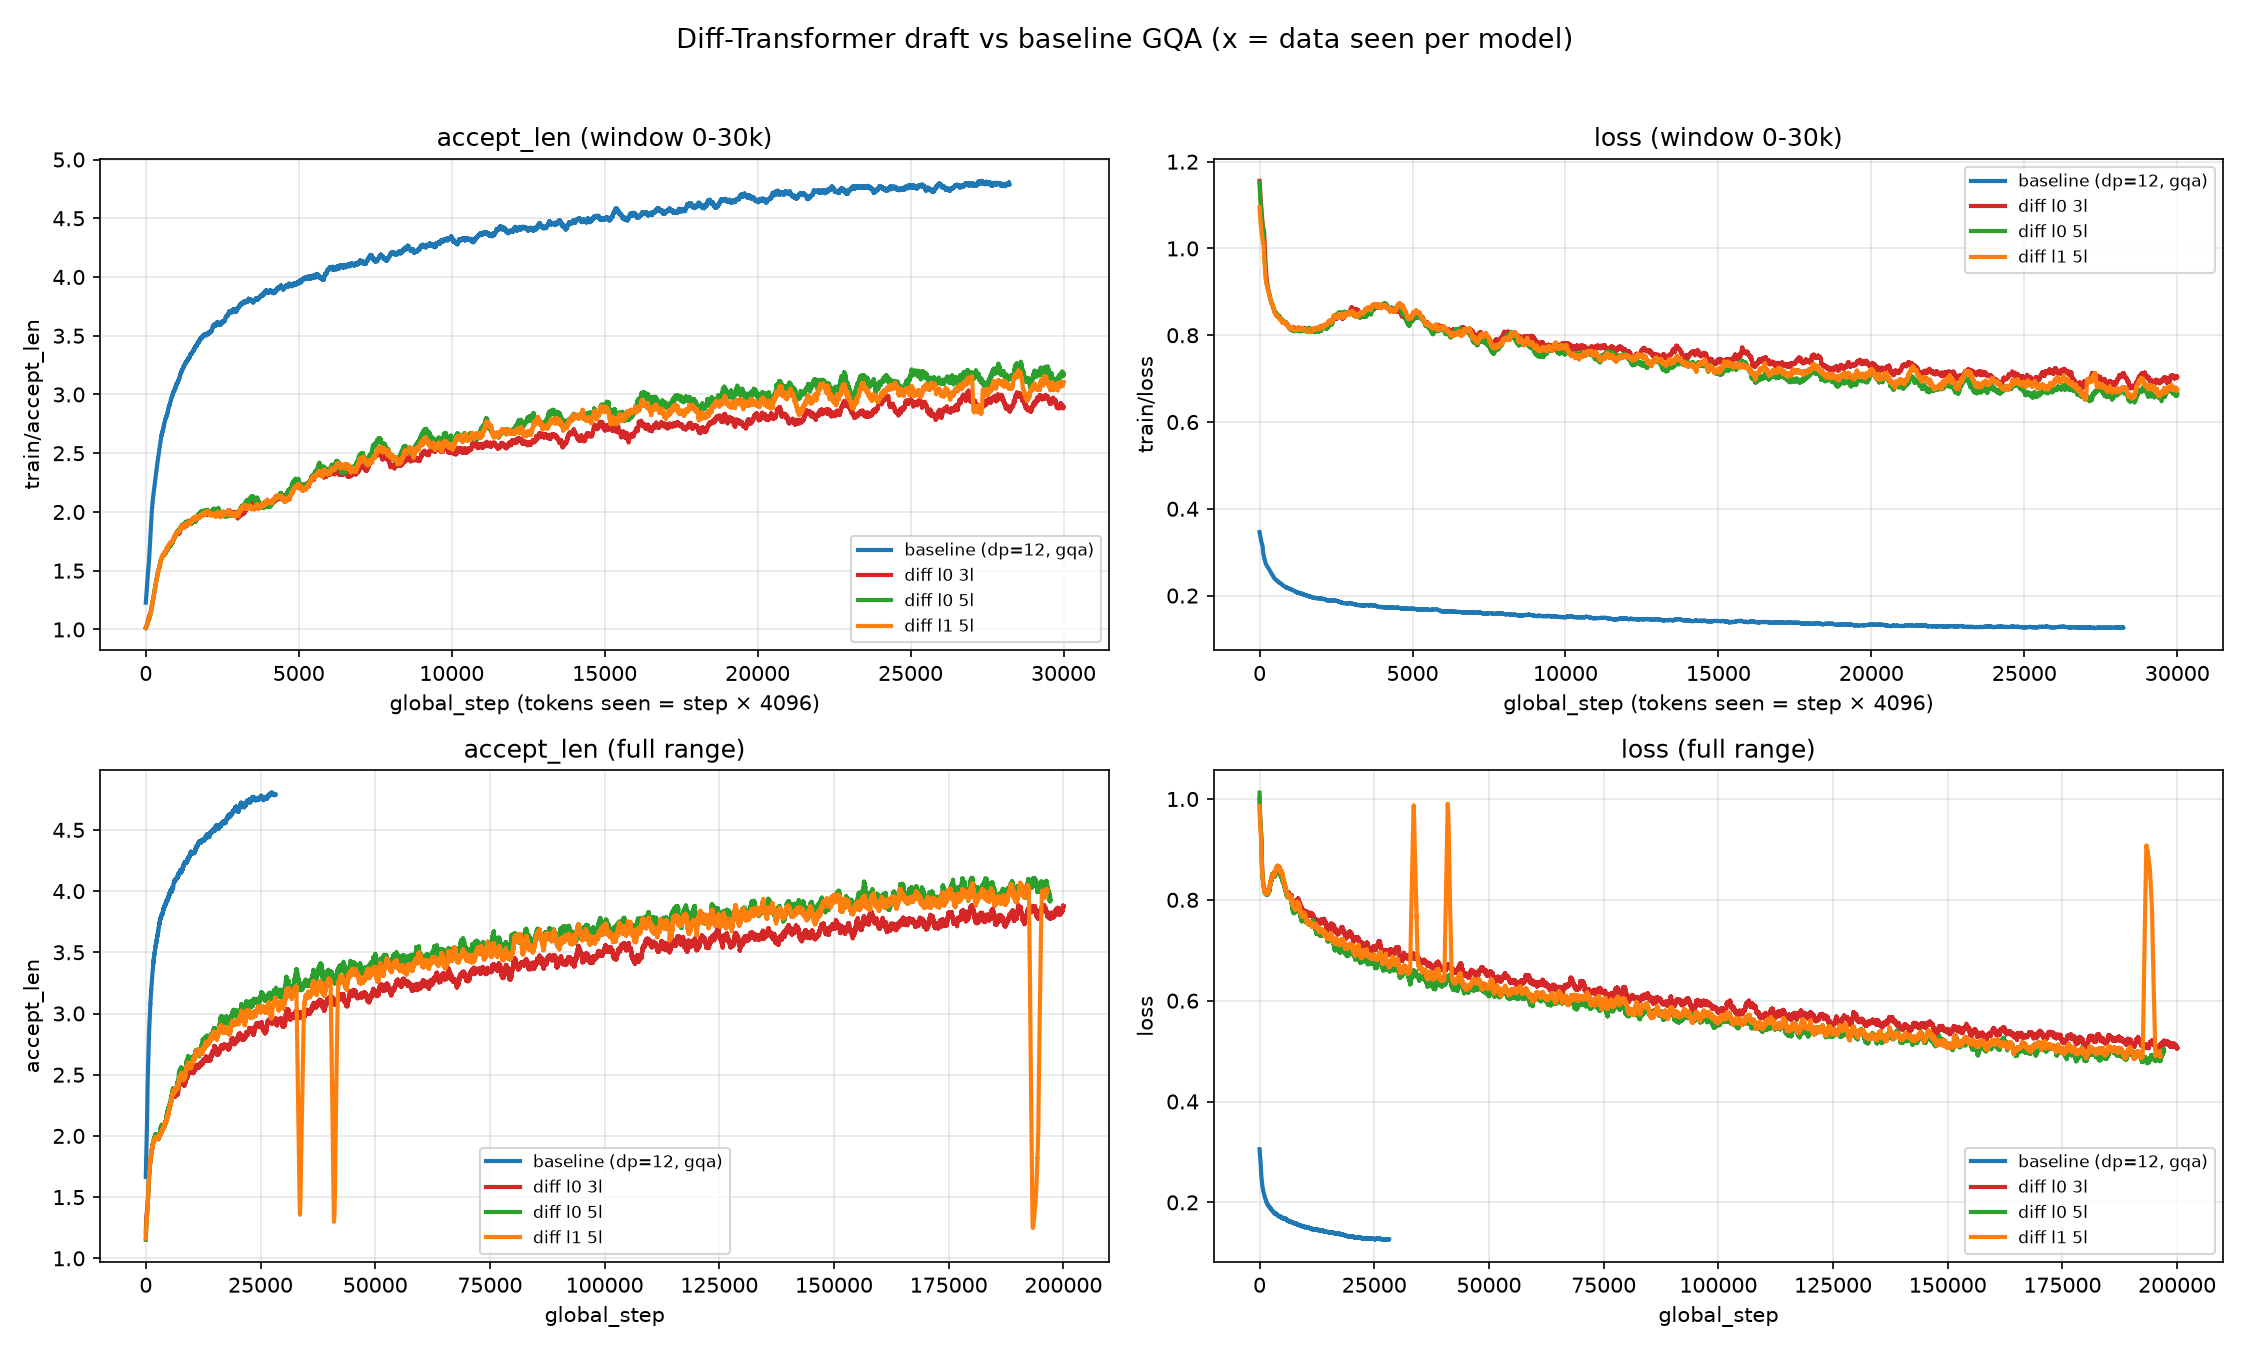

Recreate this plot in Python.
#!/usr/bin/env python3
"""diff-transformer 训练 vs baseline: accept_len / loss 对比。

横轴 = global_step(每模型 4096 token/步, 即"看过的数据量")。
注意: baseline 是 dp=12(每步梯度来自 12×4096 多样数据, 有效 batch 更大),
diff 是单卡 dp=1。同一 global_step 下 baseline 的梯度质量更好。
"""
import matplotlib
matplotlib.use("Agg")
import matplotlib.pyplot as plt
import pandas as pd
from pathlib import Path

BASE = "/home/y50063564/processed_data/archive_dspark_20260904/eval/baseline_qwen3_4b_70w/train_metrics.csv"
RUNS = {
    "baseline (dp=12, gqa)": BASE,
    "diff l0 3l": "/home/y50063564/processed_data/archive_dspark_20260904/eval/diff_l0_3l_metrics/train_metrics.csv",
    "diff l0 5l": "/home/y50063564/processed_data/archive_dspark_20260904/eval/diff_l0_5l_metrics/train_metrics.csv",
    "diff l1 5l": "/home/y50063564/processed_data/archive_dspark_20260904/eval/diff_l1_5l_metrics/train_metrics.csv",
}
COLORS = {"baseline": "#1f77b4", "l0_3l": "#d62728", "l0_5l": "#2ca02c", "l1_5l": "#ff7f0e"}


def smooth(s, w=201):
    return s.rolling(w, center=True, min_periods=1).mean()


def main():
    data = {}
    for name, path in RUNS.items():
        df = pd.read_csv(path)
        data[name] = df
        print(f"{name:22s}: {len(df)} 步, accept_len 末值={df['train/accept_len'].iloc[-1]:.3f}, "
              f"loss 末值={df['train/loss'].iloc[-1]:.3f}")

    fig, axes = plt.subplots(2, 2, figsize=(15, 9))
    # (1) accept_len vs global_step, 0-30k (baseline 有数据的公平窗口)
    ax = axes[0, 0]
    for name, df in data.items():
        c = COLORS[list(COLORS.keys())[0]] if "baseline" in name else COLORS[{"diff l0 3l":"l0_3l","diff l0 5l":"l0_5l","diff l1 5l":"l1_5l"}[name]]
        sub = df[df["global_step"] <= 30000]
        ax.plot(sub["global_step"], smooth(sub["train/accept_len"]), lw=2, label=name, color=c)
    ax.set_xlabel("global_step (tokens seen = step × 4096)")
    ax.set_ylabel("train/accept_len"); ax.set_title("accept_len (window 0-30k)")
    ax.legend(fontsize=8); ax.grid(alpha=0.3)

    # (2) loss vs global_step, 0-30k
    ax = axes[0, 1]
    for name, df in data.items():
        c = COLORS[list(COLORS.keys())[0]] if "baseline" in name else COLORS[{"diff l0 3l":"l0_3l","diff l0 5l":"l0_5l","diff l1 5l":"l1_5l"}[name]]
        sub = df[df["global_step"] <= 30000]
        ax.plot(sub["global_step"], smooth(sub["train/loss"]), lw=2, label=name, color=c)
    ax.set_xlabel("global_step (tokens seen = step × 4096)")
    ax.set_ylabel("train/loss"); ax.set_title("loss (window 0-30k)")
    ax.legend(fontsize=8); ax.grid(alpha=0.3)

    # (3) accept_len 全范围(看 diff 的长期走势)
    ax = axes[1, 0]
    for name, df in data.items():
        c = COLORS[list(COLORS.keys())[0]] if "baseline" in name else COLORS[{"diff l0 3l":"l0_3l","diff l0 5l":"l0_5l","diff l1 5l":"l1_5l"}[name]]
        ax.plot(df["global_step"], smooth(df["train/accept_len"], 501), lw=2, label=name, color=c)
    ax.set_xlabel("global_step"); ax.set_ylabel("accept_len")
    ax.set_title("accept_len (full range)"); ax.legend(fontsize=8); ax.grid(alpha=0.3)

    # (4) loss 全范围
    ax = axes[1, 1]
    for name, df in data.items():
        c = COLORS[list(COLORS.keys())[0]] if "baseline" in name else COLORS[{"diff l0 3l":"l0_3l","diff l0 5l":"l0_5l","diff l1 5l":"l1_5l"}[name]]
        ax.plot(df["global_step"], smooth(df["train/loss"], 501), lw=2, label=name, color=c)
    ax.set_xlabel("global_step"); ax.set_ylabel("loss")
    ax.set_title("loss (full range)"); ax.legend(fontsize=8); ax.grid(alpha=0.3)

    fig.suptitle("Diff-Transformer draft vs baseline GQA (x = data seen per model)", fontsize=13)
    fig.tight_layout(rect=[0, 0, 1, 0.96])
    fig.savefig("/home/y50063564/processed_data/archive_dspark_20260904/eval/diff_vs_baseline.png", dpi=150)
    print("已写 /home/y50063564/processed_data/archive_dspark_20260904/eval/diff_vs_baseline.png")


if __name__ == "__main__":
    main()
